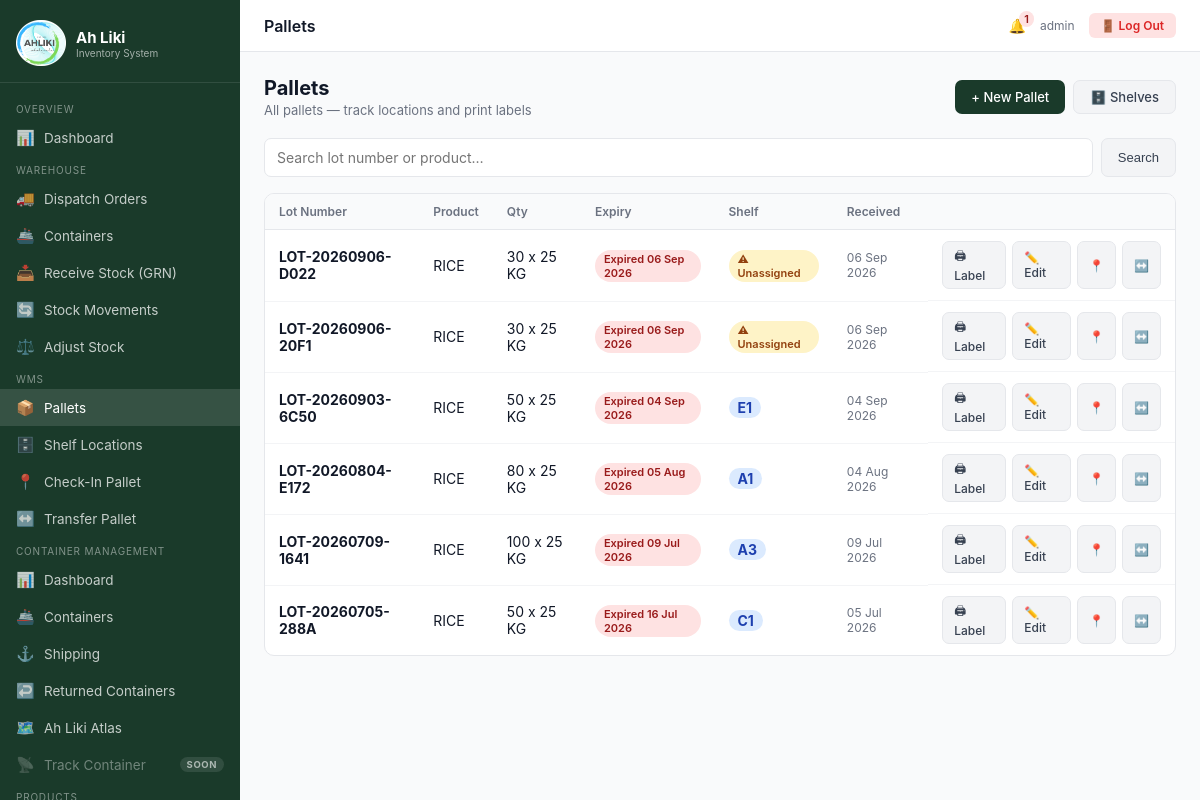
/wms/pallets/ (signed in), run on the app's committed database.
### inventory/models.py (models this page shows, shortened)
class Pallet(models.Model):
    lot_number = models.CharField(max_length=100, unique=True)
    product = models.ForeignKey(Product, on_delete=models.CASCADE, related_name='pallets')
    grn_item = models.ForeignKey(GRNItem, on_delete=models.SET_NULL, null=True, blank=True, related_name='pallets')
    container_item = models.ForeignKey('ContainerItem', on_delete=models.SET_NULL, null=True, blank=True, related_name='pallets')
    quantity = models.PositiveIntegerField()
    expiry_date = models.DateField(null=True, blank=True)
    created_at = models.DateTimeField(auto_now_add=True)
    created_by = models.ForeignKey(User, on_delete=models.SET_NULL, null=True, related_name='pallets_created')
    notes = models.TextField(blank=True)
    @property
    def current_location(self):
        assignment = self.location_history.filter(is_current=True).first()
        return assignment.shelf if assignment else None

class Product(models.Model):
    sku = models.CharField(max_length=100, unique=True)
    name = models.CharField(max_length=200)
    category = models.ForeignKey(Category, on_delete=models.SET_NULL, null=True, related_name='products')
    supplier = models.ForeignKey(Supplier, on_delete=models.SET_NULL, null=True, related_name='products')
    unit_price = models.DecimalField(max_digits=10, decimal_places=2)
    cost_price = models.DecimalField(max_digits=10, decimal_places=2, default=0)
    reorder_level = models.PositiveIntegerField(default=10, help_text='Alert when stock falls below this')
    unit = models.CharField(max_length=50, default='each', help_text='e.g. each, kg, litre, carton')
    barcode = models.CharField(max_length=200, blank=True)
    description = models.TextField(blank=True)
    is_active = models.BooleanField(default=True)
    created_at = models.DateTimeField(auto_now_add=True)

class ShelfLocation(models.Model):
    code = models.CharField(max_length=20, unique=True)   # e.g. A1, B2, Z3, AA1
    letter = models.CharField(max_length=10)               # the row: A–Z, or a longer name added later (AA)
    story = models.PositiveSmallIntegerField()             # the level within the row: 1, 2, 3…
    class Meta:
        ordering = ['letter', 'story']

### inventory/views.py (the view)
# urls.py: path('wms/pallets/', views.pallet_list, name='pallet_list'),
@login_required
@role_required('admin', 'manager', 'warehouse', 'wms_operator')
def pallet_list(request):
    q = request.GET.get('q', '').strip()
    pallets = Pallet.objects.select_related('product', 'created_by').order_by('-created_at')
    if q:
        pallets = pallets.filter(
            Q(lot_number__icontains=q) |
            Q(product__name__icontains=q) |
            Q(product__sku__icontains=q)
        )
    pallet_data = []
    for p in pallets:
        pallet_data.append({'pallet': p, 'location': p.current_location})
    return render(request, 'wms/pallet_list.html', {'pallet_data': pallet_data, 'q': q, 'today': date.today()})

### templates/wms/pallet_list.html (shortened to what this page needs)
{% extends 'base.html' %}
{% block topbar_title %}Pallets{% endblock %}
{% block content %}
<div class="page-header">
  <div>
    <h1>Pallets</h1>
    <p>All pallets — track locations and print labels</p>
  </div>
  <div style="display:flex;gap:8px;flex-wrap:wrap">
    <a href="{% url 'pallet_create' %}" class="btn btn-primary">+ New Pallet</a>
    <a href="{% url 'shelf_list' %}" class="btn btn-secondary">🗄️ Shelves</a>
  </div>
</div>
<form method="get" style="margin-bottom:16px;display:flex;gap:8px">
  <input name="q" value="{{ q }}" placeholder="Search lot number or product…"
    style="flex:1;padding:10px 12px;border:1px solid var(--gray-200);border-radius:7px;font-size:14px;font-family:inherit">
  <button class="btn btn-secondary" type="submit">Search</button>
</form>
<div class="card pallet-table-wrap">
  <div class="table-wrap">
    <table>
      <thead>
        <tr>
          <th>Lot Number</th><th>Product</th><th>Qty</th><th>Expiry</th><th>Shelf</th><th>Received</th><th></th>
        </tr>
      </thead>
      <tbody>
      {% for row in pallet_data %}
      <tr>
        <td><strong>{{ row.pallet.lot_number }}</strong></td>
        <td>{{ row.pallet.product.name }}</td>
        <td>{{ row.pallet.quantity }} x {{ row.pallet.product.unit }}</td>
        <td>
          {% if row.pallet.expiry_date %}
            {% if row.pallet.expiry_date < today %}<span class="badge badge-red">Expired {{ row.pallet.expiry_date|date:"d M Y" }}</span>
            {% else %}{{ row.pallet.expiry_date|date:"d M Y" }}{% endif %}
          {% else %}<span class="badge badge-gray">—</span>{% endif %}
        </td>
        <td>
          {% if row.location %}<span class="badge badge-blue" style="font-size:14px;font-weight:700">{{ row.location.code }}</span>
          {% else %}<span class="badge badge-amber">⚠ Unassigned</span>{% endif %}
        </td>
        <td style="font-size:12px;color:var(--gray-500)">{{ row.pallet.created_at|date:"d M Y" }}</td>
        <td style="display:flex;gap:6px">
          <a href="{% url 'pallet_label' row.pallet.pk %}" class="btn btn-sm btn-secondary">🖨 Label</a>
          <a href="{% url 'pallet_edit' row.pallet.lot_number %}" class="btn btn-sm btn-secondary">✏️ Edit</a>
          <a href="{% url 'wms_checkin' %}?lot={{ row.pallet.lot_number }}" class="btn btn-sm btn-secondary">📍</a>
          <a href="{% url 'wms_transfer' %}?lot={{ row.pallet.lot_number }}" class="btn btn-sm btn-secondary">↔️</a>
        </td>
      </tr>
      {% empty %}
      <tr><td colspan="7" style="text-align:center;color:var(--gray-500);padding:28px">No pallets found.</td></tr>
      {% endfor %}
      </tbody>
    </table>
  </div>
</div>
{% endblock %}

### templates/base.html (shortened to what this page needs)
<!DOCTYPE html>
<html lang="en">
<head>
{% load static %}
{% load custom_tags %}
<link rel="stylesheet" href="{% static 'css/main.css' %}">
</head>
<body>
{% with user_role=request.user|user_role %}
{% with is_admin=request.user.is_superuser %}
<div class="layout{% if user_role == 'wms_operator' or user_role == 'wms_dispatcher' %} wms-op-layout{% endif %}">
  <aside class="sidebar" id="sidebar">
    <div class="sidebar-brand">
      <div class="logo">
        <img src="{% static 'image/ahliki_logo.png' %}" alt="Ah Liki Logo" class="logo-image">
        <div>
          <div class="logo-text">Ah Liki</div>
          <div class="logo-sub">{% if user_role == 'wms_operator' %}WMS Operator{% elif user_role == 'wms_dispatcher' %}WMS Dispatcher{% elif user_role == 'custom_broker' %}Customs Broker{% else %}Inventory System{% endif %}</div>
        </div>
      </div>
    </div>
    <nav class="sidebar-nav">
      {% if user_role == 'wms_operator' %}
      <div class="nav-section">Home</div>
      <a href="{% url 'wms_dashboard' %}" class="{% if request.resolver_match.url_name == 'wms_dashboard' %}active{% endif %}">
        <span class="icon">🏠</span> WMS Dashboard
      </a>
      <div class="nav-section">Receive Stock</div>
      <a href="{% url 'grn_list' %}" class="{% if 'grn' in request.resolver_match.url_name %}active{% endif %}">
        <span class="icon">📥</span> Receive Stock (GRN)
      </a>
      <a href="{% url 'grn_add' %}" class="{% if request.resolver_match.url_name == 'grn_add' %}active{% endif %}">
        <span class="icon">➕</span> New GRN
      </a>
      <a href="{% url 'warehouse_container_list' %}" class="{% if 'container' in request.resolver_match.url_name and 'cms_' not in request.resolver_match.url_name %}active{% endif %}">
        <span class="icon">🚢</span> Containers
      </a>
      <div class="nav-section">WMS Operations</div>
      <a href="{% url 'wms_checkin' %}" class="{% if 'checkin' in request.resolver_match.url_name %}active{% endif %}">
        <span class="icon">📍</span> Check-In Pallet
      </a>
      <a href="{% url 'wms_transfer' %}" class="{% if 'transfer' in request.resolver_match.url_name %}active{% endif %}">
        <span class="icon">↔️</span> Transfer Pallet
      </a>
      <a href="{% url 'pallet_list' %}" class="{% if 'pallet' in request.resolver_match.url_name %}active{% endif %}">
        <span class="icon">📦</span> Pallets
      </a>
      <a href="{% url 'shelf_list' %}" class="{% if 'shelf' in request.resolver_match.url_name %}active{% endif %}">
        <span class="icon">🗄️</span> Shelf Locations
      </a>
      {% else %}
      {% if is_admin or user_role == 'admin' or user_role == 'warehouse' or user_role == 'finance' or user_role == 'manager' %}
      <div class="nav-section">Overview</div>
      <a href="{% url 'dashboard' %}" class="{% if request.resolver_match.url_name == 'dashboard' %}active{% endif %}">
        <span class="icon">📊</span> Dashboard
      </a>
      {% endif %}
      {% if is_admin or user_role == 'admin' or user_role == 'manager' or user_role == 'warehouse' %}
      <div class="nav-section">Warehouse</div>
      <a href="{% url 'warehouse_dispatch_list' %}" class="{% if 'dispatch' in request.resolver_match.url_name %}active{% endif %}">
        <span class="icon">🚚</span> Dispatch Orders
      </a>
      <a href="{% url 'warehouse_container_list' %}" class="{% if 'container' in request.resolver_match.url_name and 'cms_' not in request.resolver_match.url_name %}active{% endif %}">
        <span class="icon">🚢</span> Containers
      </a>
      <a href="{% url 'grn_list' %}" class="{% if 'grn' in request.resolver_match.url_name %}active{% endif %}">
        <span class="icon">📥</span> Receive Stock (GRN)
      </a>
      <a href="{% url 'stock_movements' %}" class="{% if 'stock_movements' in request.resolver_match.url_name %}active{% endif %}">
        <span class="icon">🔄</span> Stock Movements
      </a>
      <a href="{% url 'stock_adjust' %}" class="{% if 'stock_adjust' in request.resolver_match.url_name %}active{% endif %}">
        <span class="icon">⚖️</span> Adjust Stock
      </a>
      <div class="nav-section">WMS</div>
      <a href="{% url 'pallet_list' %}" class="{% if 'pallet' in request.resolver_match.url_name %}active{% endif %}">
        <span class="icon">📦</span> Pallets
      </a>
      <a href="{% url 'shelf_list' %}" class="{% if 'shelf' in request.resolver_match.url_name %}active{% endif %}">
        <span class="icon">🗄️</span> Shelf Locations
      </a>
      <a href="{% url 'wms_checkin' %}" class="{% if 'checkin' in request.resolver_match.url_name %}active{% endif %}">
        <span class="icon">📍</span> Check-In Pallet
      </a>
      <a href="{% url 'wms_transfer' %}" class="{% if 'transfer' in request.resolver_match.url_name %}active{% endif %}">
        <span class="icon">↔️</span> Transfer Pallet
      </a>
      {% endif %}
      {% if is_admin or user_role == 'admin' or user_role == 'manager' %}
      <div class="nav-section">Container Management</div>
      <a href="{% url 'cms_dashboard' %}" class="{% if request.resolver_match.url_name == 'cms_dashboard' %}active{% endif %}">
        <span class="icon">📊</span> Dashboard
      </a>
      <a href="{% url 'cms_containers' %}" class="{% if request.resolver_match.url_name == 'cms_containers' or 'cms_container_' in request.resolver_match.url_name %}active{% endif %}">
        <span class="icon">🚢</span> Containers
      </a>
      <a href="{% url 'cms_shipping' %}" class="{% if 'cms_shipping' in request.resolver_match.url_name %}active{% endif %}">
        <span class="icon">⚓</span> Shipping
      </a>
      <a href="{% url 'cms_returns' %}" class="{% if 'cms_return' in request.resolver_match.url_name %}active{% endif %}">
        <span class="icon">↩️</span> Returned Containers
      </a>
      <a href="{% url 'cms_atlas' %}" class="{% if request.resolver_match.url_name == 'cms_atlas' %}active{% endif %}">
        <span class="icon">🗺️</span> Ah Liki Atlas
      </a>
      <span class="nav-disabled" title="Coming soon" aria-disabled="true">
        <span class="icon">📡</span> Track Container <span class="nav-soon">Soon</span>
      </span>
      {% endif %}
      {% if is_admin or user_role == 'admin' or user_role == 'manager' or user_role == 'warehouse' %}
      <div class="nav-section">Products</div>
      {% elif user_role == 'finance' %}
      <div class="nav-section">Pricing</div>
      <a href="{% url 'product_list' %}" class="{% if 'product' in request.resolver_match.url_name %}active{% endif %}">
        <span class="icon">💰</span> Manage Prices
      </a>
      {% endif %}
      {% endif %}
    </nav>
  </aside>
  <div class="main">
    <div class="topbar">
      <div class="topbar-title">
        {% block topbar_title %}{% endblock %}
      </div>
      <div class="topbar-right">
        {% if is_admin or user_role == 'admin' or user_role == 'warehouse' or user_role == 'manager' %}
        <a href="{% url 'alert_list' %}" style="position:relative;color:var(--gray-700);text-decoration:none">
          🔔{% if open_alerts_count %}<span class="badge badge-red" style="position:absolute;top:-6px;right:-8px;padding:1px 5px">{{ open_alerts_count }}</span>{% endif %}
        </a>
        {% endif %}
        <a href="{% url 'profile' %}" class="topbar-user">
          {{ request.user.get_full_name|default:request.user.username }}
        </a>
        <form method="post" action="{% url 'logout' %}" style="margin:0">
          <button type="submit" class="topbar-logout" title="Log Out">🚪<span class="lbl"> Log Out</span></button>
        </form>
      </div>
    </div>
    <div class="content">
      {% block content %}{% endblock %}
    </div>
  </div>
</div>
{% endwith %}
{% endwith %}
</body>
</html>

### data on the page
Pallet: pallet.lot_number "LOT-20260906-D022", pallet.product.name "RICE", pallet.quantity "30", pallet.product.unit "25 KG", pallet.expiry_date "06 Sep 2026", shows "⚠ Unassigned", pallet.created_at "06 Sep 2026"
Pallet: pallet.lot_number "LOT-20260906-20F1", pallet.product.name "RICE", pallet.quantity "30", pallet.product.unit "25 KG", pallet.expiry_date "06 Sep 2026", shows "⚠ Unassigned", pallet.created_at "06 Sep 2026"
Pallet: pallet.lot_number "LOT-20260903-6C50", pallet.product.name "RICE", pallet.quantity "50", pallet.product.unit "25 KG", pallet.expiry_date "04 Sep 2026", location.code "E1", pallet.created_at "04 Sep 2026"
Pallet: pallet.lot_number "LOT-20260804-E172", pallet.product.name "RICE", pallet.quantity "80", pallet.product.unit "25 KG", pallet.expiry_date "05 Aug 2026", location.code "A1", pallet.created_at "04 Aug 2026"
Pallet: pallet.lot_number "LOT-20260709-1641", pallet.product.name "RICE", pallet.quantity "100", pallet.product.unit "25 KG", pallet.expiry_date "09 Jul 2026", location.code "A3", pallet.created_at "09 Jul 2026"
Pallet: pallet.lot_number "LOT-20260705-288A", pallet.product.name "RICE", pallet.quantity "50", pallet.product.unit "25 KG", pallet.expiry_date "16 Jul 2026", location.code "C1", pallet.created_at "05 Jul 2026"

### other printed values
{{ open_alerts_count }} "1"
{{ request.user.get_full_name|default:request.user.username }} "admin"
